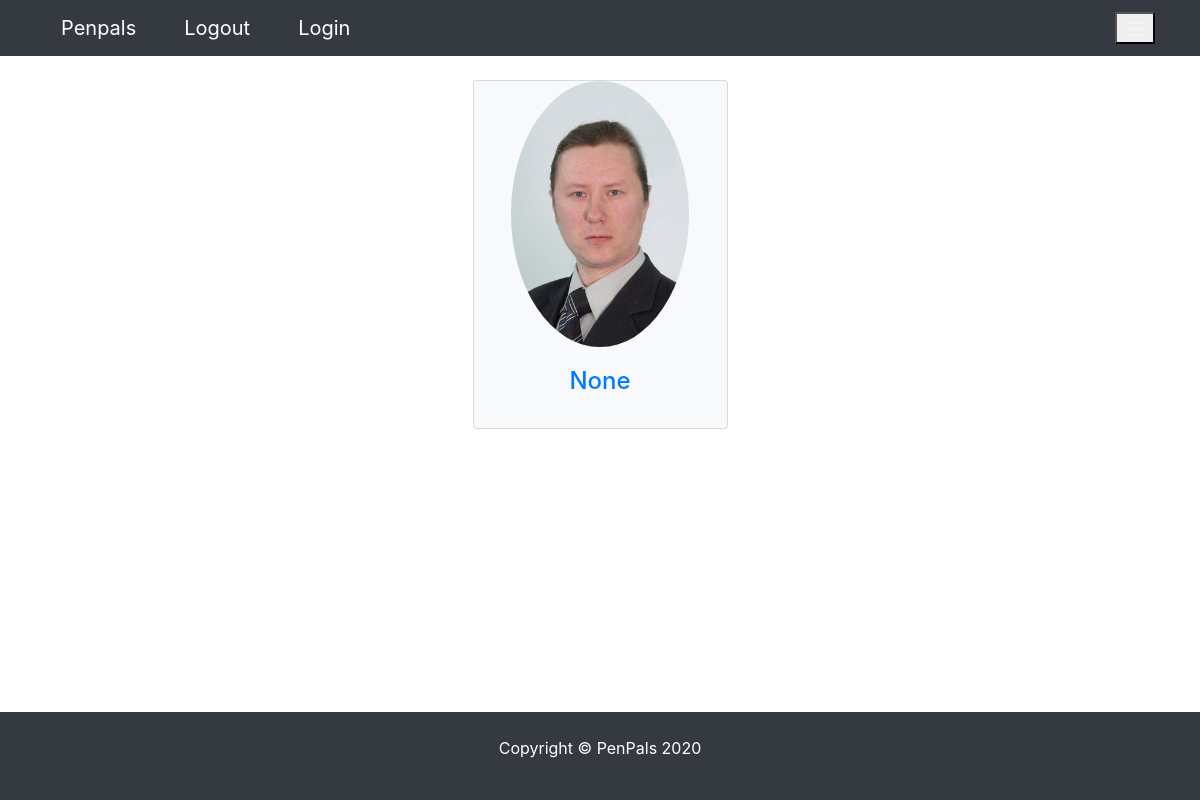
Screenshot of / (signed in) with the database file from the repository.
### pages/models.py (models this page shows)
class Profile(models.Model):
    user = models.OneToOneField(
        User, blank=True, null=True, on_delete=models.CASCADE)
    first = models.CharField(max_length=200, blank=True, null=True)
    last = models.CharField(max_length=200, blank=True, null=True)
    photo = models.ImageField(
        default='user.png', upload_to='photos/%y/%m',  blank=True, null=True)
    friends = models.ManyToManyField('self', blank=True)
    speaks = models.CharField(max_length=200, blank=True, null=True)
    learns = models.CharField(max_length=200, blank=True, null=True)
    def __str__(self):
        return str(self.user)
    def get_absolute_url(self):
        return reverse("pages:profile", kwargs={"profile_id":self.pk})
    class Meta:
        ordering = ['-id']

### pages/views.py (the view)
# urls.py: path("",  index, name="index"),
def index(request):
    if request.user.is_authenticated:
        profile = Profile.objects.get(id=request.user.id)
    else:
        profile = ''
    context = {
        'profile': profile
    }
    return render(request,'pages/index.html',context)

### pages/templates/pages/index.html
{% extends 'pages/base.html' %}
{% block content %}
<div class="row">
    {% include 'pages/partials/_sidebar.html' %}
</div>
{% endblock content %}

### pages/templates/pages/partials/_sidebar.html (shortened to what this page needs)
<div class="col-lg-3 col-md-3 col-sm-6 mx-auto">
    <div class="card bg-light mw-30rem">
        {% if profile.photo %}
            <img src="{{profile.photo.url}}" alt="profile photo url" class="card-img-top mx-auto rounded-circle">
        {% else %}
            <img src="https://placehold.it/200x200" alt="profile photo url" class="card-img-top mx-auto rounded-circle">
        {% endif %}
        <div class="card-body text-center">
            <h4 class="card-title">
                <a href="{{profile.get_absolute_url}}">{{profile}}</a>
            </h4>
        </div>
    </div>
</div>

### static_files/css/styles.css (style rules this page uses)
.card-img-top { width: 70%; height: 70%; }
.card { margin-bottom: 1.5rem!important; }

### rows the page displays
Profile: photo (picture), user "None"
